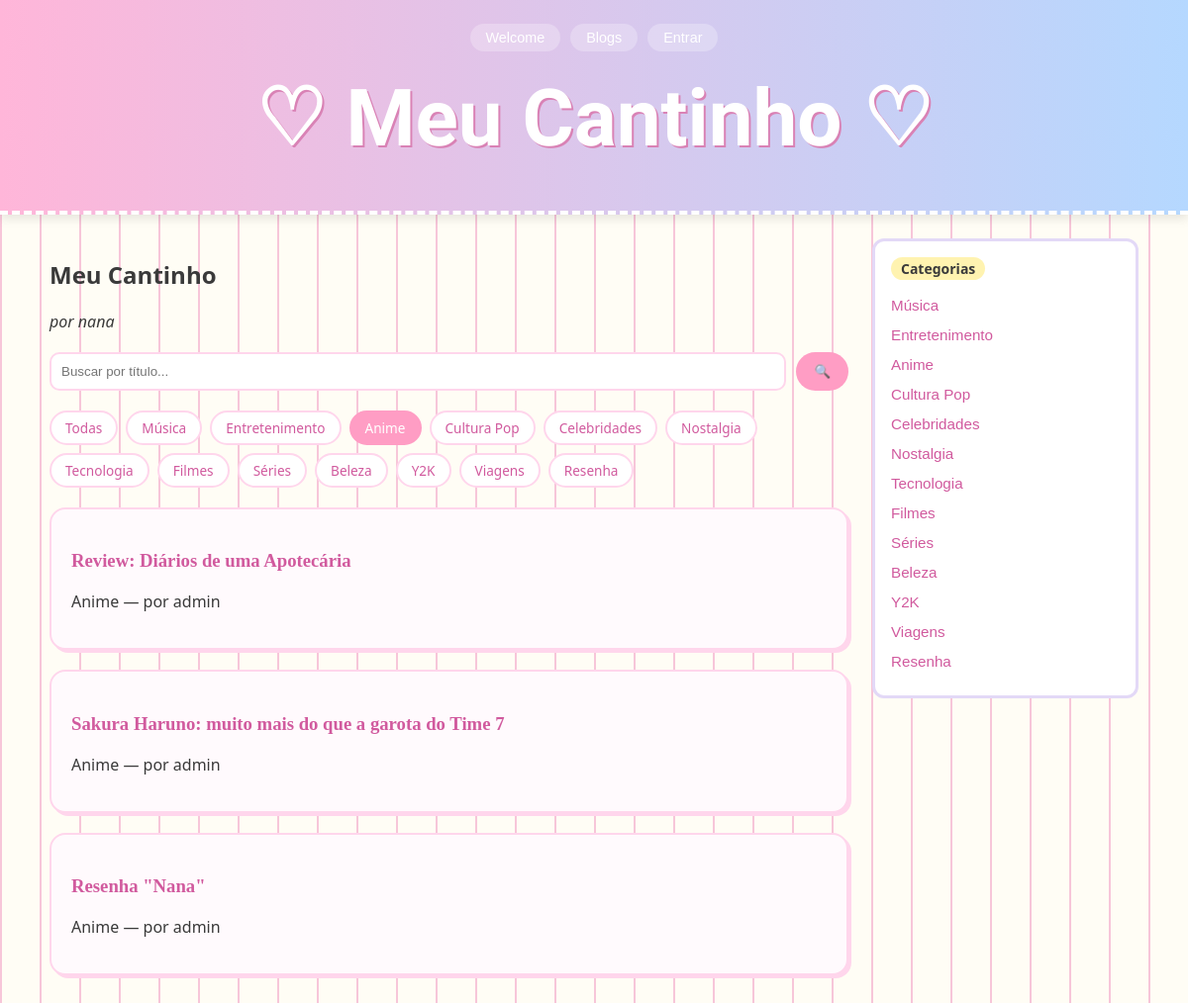
The page /blogs/meu-cantinho/?categoria=4 on the database as committed earlier.
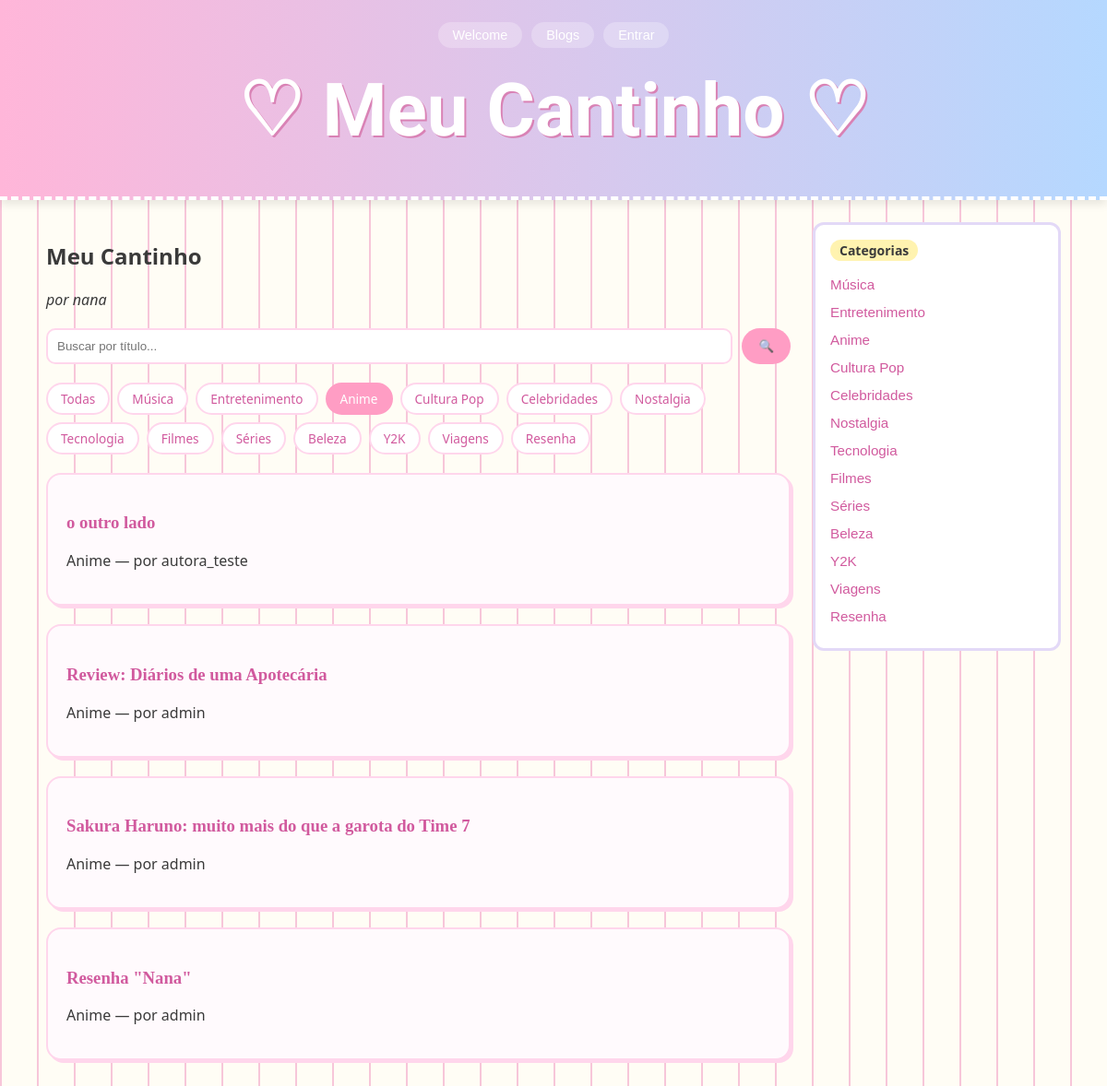
The same page on the database as committed later.
### blog/models.py (models this page shows, shortened)
class Categoria(models.Model):
    nome = models.CharField(max_length=100)
    slug = models.SlugField(max_length=120, unique=True, blank=True)

class Post(models.Model):
    class Status(models.TextChoices):
        RASCUNHO = 'RASCUNHO', 'Rascunho'
        EM_REVISAO = 'EM_REVISAO', 'Em revisão'
        PUBLICADO = 'PUBLICADO', 'Publicado'
        ARQUIVADO = 'ARQUIVADO', 'Arquivado'
    titulo = models.CharField(max_length=200)
    slug = models.SlugField(max_length=220, unique=True, blank=True)
    conteudo = models.TextField()
    imagem_capa = models.ImageField(upload_to='capas/', blank=True, null=True)
    autor = models.ForeignKey(User, on_delete=models.CASCADE, related_name='posts')
    blog = models.ForeignKey(Blog, on_delete=models.CASCADE, null=True, related_name='posts')
    categoria = models.ForeignKey(Categoria, on_delete=models.SET_NULL, null=True, related_name='posts')
    tags = models.ManyToManyField(Tag, blank=True, related_name='posts')
    status = models.CharField(max_length=20, choices=Status.choices, default=Status.RASCUNHO)
    criado_em = models.DateTimeField(auto_now_add=True)
    atualizado_em = models.DateTimeField(auto_now=True)

### blog/views.py (the view)
# urls.py: path('blogs/<slug:slug>/', views.detalhe_blog, name='detalhe_blog'),
def detalhe_blog(request, slug):
    blog = get_object_or_404(Blog, slug=slug)
    posts = Post.objects.filter(blog=blog, status=Post.Status.PUBLICADO).order_by('-criado_em')
    query = request.GET.get('q', '')
    categoria_id = request.GET.get('categoria', '')
    if query:
        posts = posts.filter(Q(titulo__icontains=query))
    if categoria_id:
        posts = posts.filter(categoria_id=categoria_id)
    return render(request, 'blog/detalhe_blog.html', {
        'blog': blog,
        'posts': posts,
        'query': query,
        'categoria_selecionada': categoria_id,
        'categorias': Categoria.objects.all(),
    })

### blog/context_processors.py (called while the page is built)
def sidebar_data(request):
    posts_recentes = Post.objects.filter(
        status=Post.Status.PUBLICADO
    ).order_by('-criado_em')[:5]
    posts_mais_comentados = Post.objects.filter(
        status=Post.Status.PUBLICADO
    ).annotate(
        num_comentarios=Count('comentarios')
    ).order_by('-num_comentarios')[:5]
    categorias = Categoria.objects.all()
    total_posts = Post.objects.filter(status=Post.Status.PUBLICADO).count()
    return {
        'sidebar_posts_recentes': posts_recentes,
        'sidebar_posts_comentados': posts_mais_comentados,
        'sidebar_categorias': categorias,
        'sidebar_total_posts': total_posts,
    }

### blog/templates/blog/detalhe_blog.html (shortened to what this page needs)
{% extends 'blog/base.html' %}
{% block content %}
    <h2>{{ blog.nome }}</h2>
    <p><em>por {{ blog.dono.username }}</em></p>
    <form method="get" class="busca-archive">
        <input type="text" name="q" value="{{ query }}" placeholder="Buscar por título...">
        <button type="submit">🔍</button>
    </form>
    <div class="filtro-categorias">
        <a href="{% url 'detalhe_blog' blog.slug %}{% if query %}?q={{ query }}{% endif %}" class="pill {% if not categoria_selecionada %}pill-ativo{% endif %}">Todas</a>
        {% for cat in categorias %}
            <a href="?categoria={{ cat.id }}{% if query %}&q={{ query }}{% endif %}" class="pill {% if categoria_selecionada == cat.id|stringformat:'s' %}pill-ativo{% endif %}">{{ cat.nome }}</a>
        {% endfor %}
    </div>
    {% for post in posts %}
        <article>
            <h3><a href="{% url 'detalhe_post' post.slug %}">{{ post.titulo }}</a></h3>
            <p>{{ post.categoria.nome }} — por {{ post.autor.username }}</p>
        </article>
    {% empty %}
        <p>Nenhum post encontrado neste blog.</p>
    {% endfor %}
{% endblock %}

### blog/templates/blog/base.html (shortened to what this page needs)
<!DOCTYPE html>
<html lang="pt-br">
<head>
    {% load static %}
    <link rel="stylesheet" href="{% static 'blog/style.css' %}">
</head>
<body>
    <header>
        <nav>
            {% if user.is_authenticated %}
                <span class="saudacao">Olá, {{ user.username }}</span>
                <a href="{% url 'welcome' %}">Welcome</a>
                <a href="{% url 'lista_blogs' %}">Blogs</a>
                <a href="{% url 'meus_posts' %}">Meus posts</a>
                <a href="{% url 'revisao' %}">Revisão</a>
                <a href="{% url 'dashboard' %}">Dashboard</a>
                <form method="post" action="{% url 'logout' %}" style="display:inline">
                    {% csrf_token %}
                    <button type="submit" class="btn-sair">Sair</button>
                </form>
            {% else %}
                <a href="{% url 'welcome' %}">Welcome</a>
                <a href="{% url 'lista_blogs' %}">Blogs</a>
                <a href="{% url 'login' %}">Entrar</a>
            {% endif %}
        </nav>
        <h1><a href="{% url 'lista_posts' %}">♡ Meu Cantinho ♡</a></h1>
    </header>
    <main class="layout">
        <div class="conteudo">
            {% block content %}{% endblock %}
        </div>
        <aside class="sidebar">
            <div class="widget">
                <h3>Categorias</h3>
                <ul>
                    {% for cat in sidebar_categorias %}
                        <li><a href="{% url 'posts_por_categoria' cat.id %}">{{ cat.nome }}</a></li>
                    {% endfor %}
                </ul>
            </div>

Rows that differ between the two databases and show on the page:
added Post: titulo "o outro lado", categoria.nome "Anime", autor.username "autora_teste"
